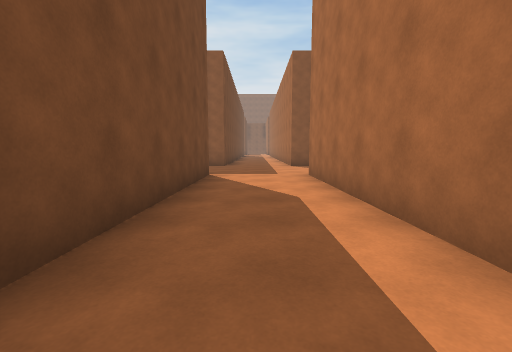
view 1 (above)

24 first-person views from a walk through a 3-D level made in the Unity game engine. The camera is 1.3 m above the floor, tilts 6° down and sees 90° across. The floor is counted in squares, 2 m on a side. Each view is taken from the middle of a square. On the plan, view 1 faces up. The plan holds only what a view shows up to about 9 squares ahead; the rest is blank. The place goes on beyond the plan. The player is left out.

view 2
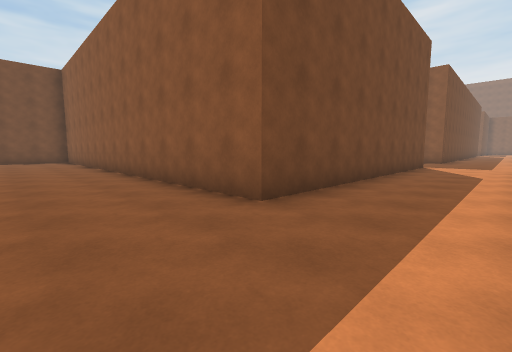

view 3
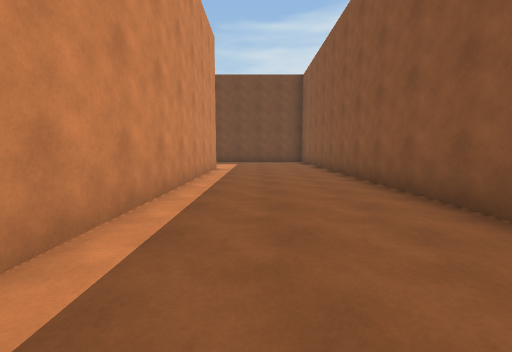

view 4
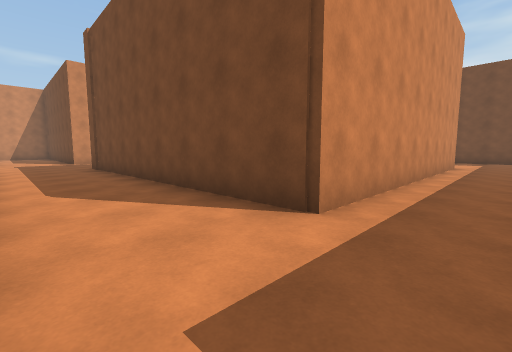

view 5
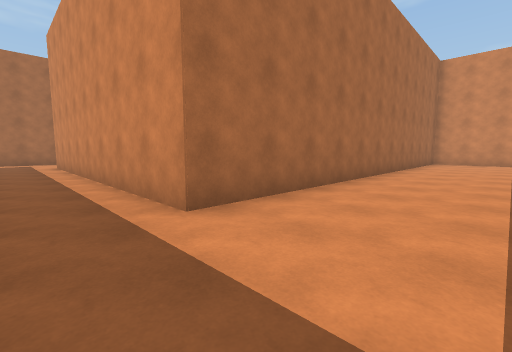

view 6
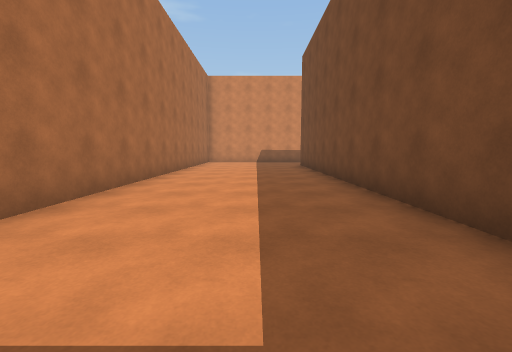

view 7
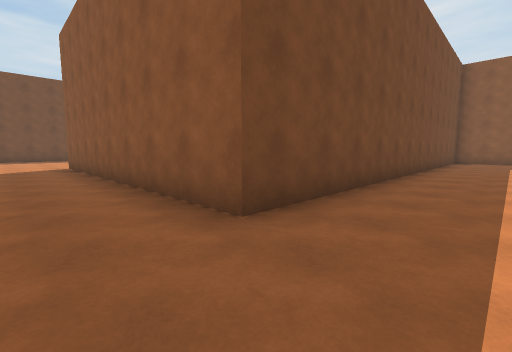

view 8
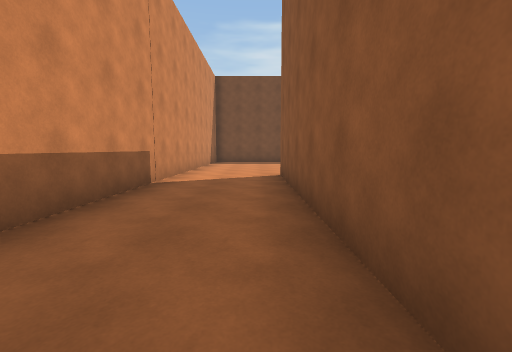

view 9
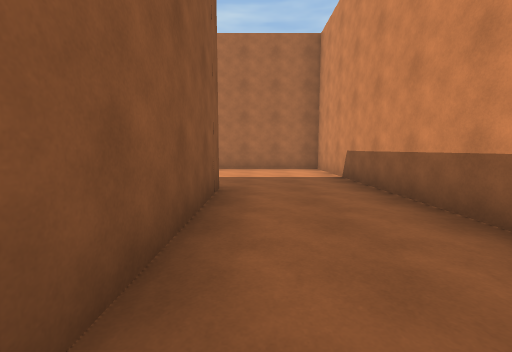

view 10
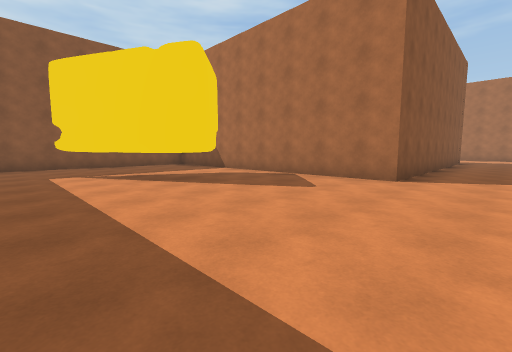

view 11
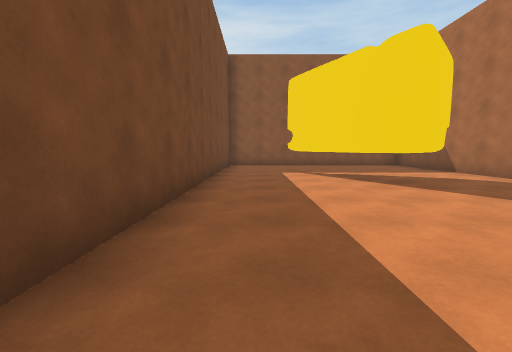

view 12
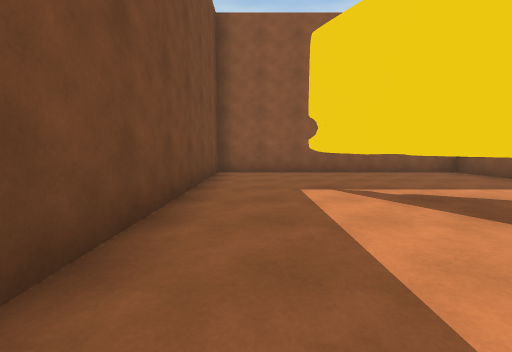

view 13
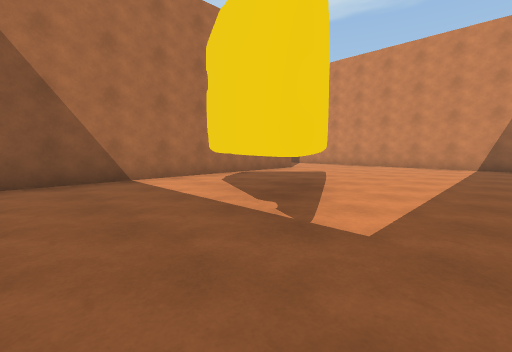

view 14
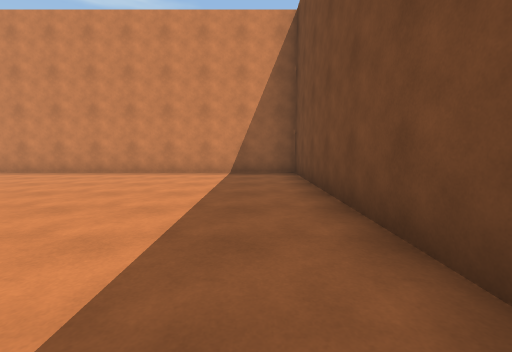

view 15
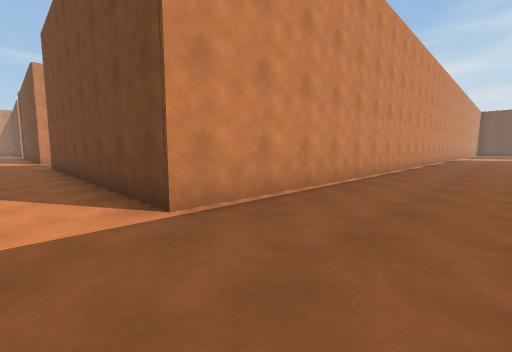

view 16
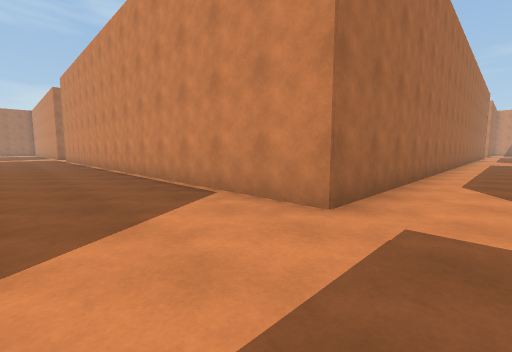

view 17
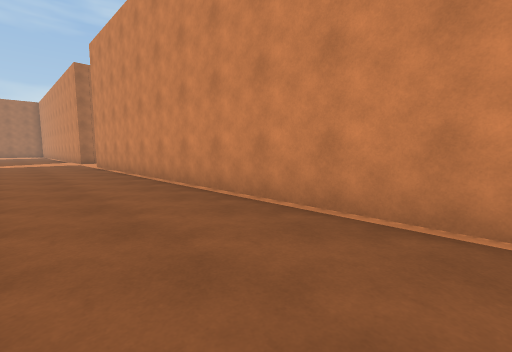

view 18
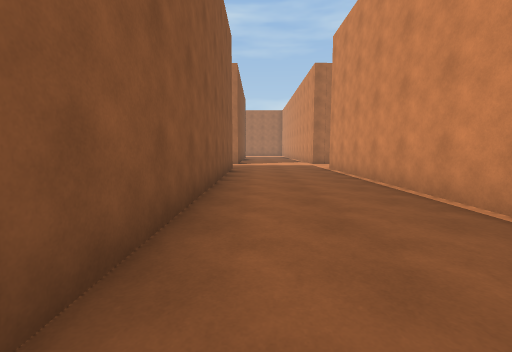

view 19
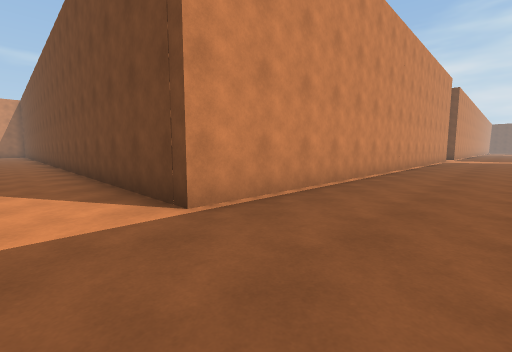

view 20
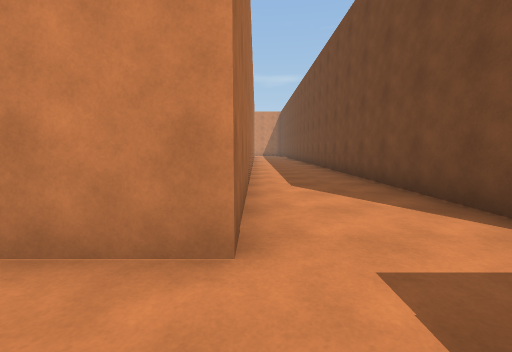

view 21
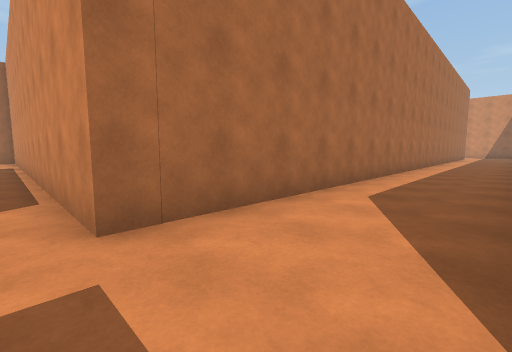

view 22
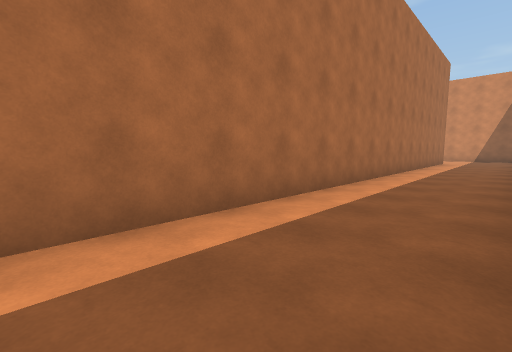

view 23
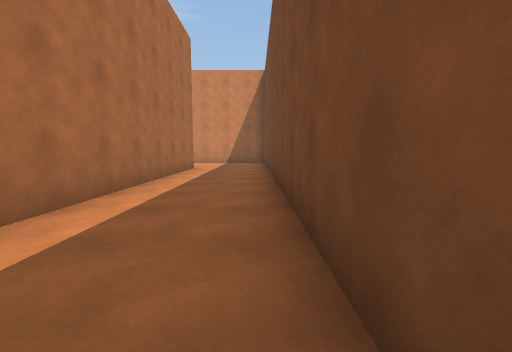

view 24
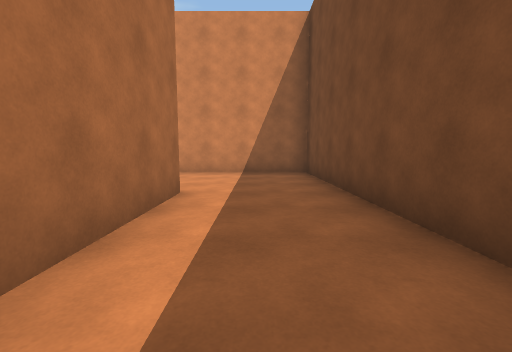

### Floor plan
Key: @ floor where view 1 was taken; # wall or solid block; . floor; T thing the floor can be seen under or through.
Columns run from 29 left of view 1 to 20 right of it. Each row starts with its distance up from view 1.
 10                                       ########
  9                  ...............................
  8                  ................................
  7                    ...............................
  6                    #########...###############..##
  5                            #...#             #..#
  4                            #...#             #..#
  3                            #...#             #..#
  2                            #...#             #..#
  1                            #...#             #..#
  0                            #.@.#             #..#
 -1                    #########...#             #..#
 -2                    ............#             #..#
 -3                   .............               ..#
 -4                 ...............               ..#
 -5                #...............              #..#
 -6 ########       #....########...              #..#
 -7 #......#       #....#      #...              #..#
 -8 #......#       #....#      #...              #..#
 -9 #.TT...#       #....#      #...              #..#
-10 #..TTT.#       #....#      #...              #..#
-11 #...T..#       #....#      #...              #..#
-12 #......#       #....#      #...              #..#
-13 #......#       #....#      #...              #..#
-14 #......#########....#       ...              #...
-15 #...................#        ..              #....
-16 #...................#        ..              #....
-17 #####################                        #####

Where each view was taken, in squares from view 1:
view 1: 0 up, 0 right, facing up
view 2: 4 down, 1 right, facing up-left
view 3: 4 down, 1 left, facing left
view 4: 4 down, 1 right, facing down-left
view 5: 4 down, 12 left, facing down-right
view 6: 4 down, 12 left, facing down
view 7: 16 down, 12 left, facing up-left
view 8: 15 down, 16 left, facing left
view 9: 15 down, 18 left, facing right
view 10: 16 down, 28 left, facing up-right
view 11: 16 down, 28 left, facing up
view 12: 13 down, 28 left, facing up
view 13: 7 down, 28 left, facing down-right
view 14: 10 down, 28 left, facing down
view 15: 9 up, 0 right, facing down-left
view 16: 9 up, 0 right, facing down-right
view 17: 9 up, 6 right, facing down-right
view 18: 9 up, 8 right, facing right
view 19: 9 up, 18 right, facing down-left
view 20: 8 up, 19 right, facing down
view 21: 7 up, 17 right, facing down-right
view 22: 0 up, 17 right, facing down-right
view 23: 5 down, 17 right, facing down
view 24: 10 down, 18 right, facing down
